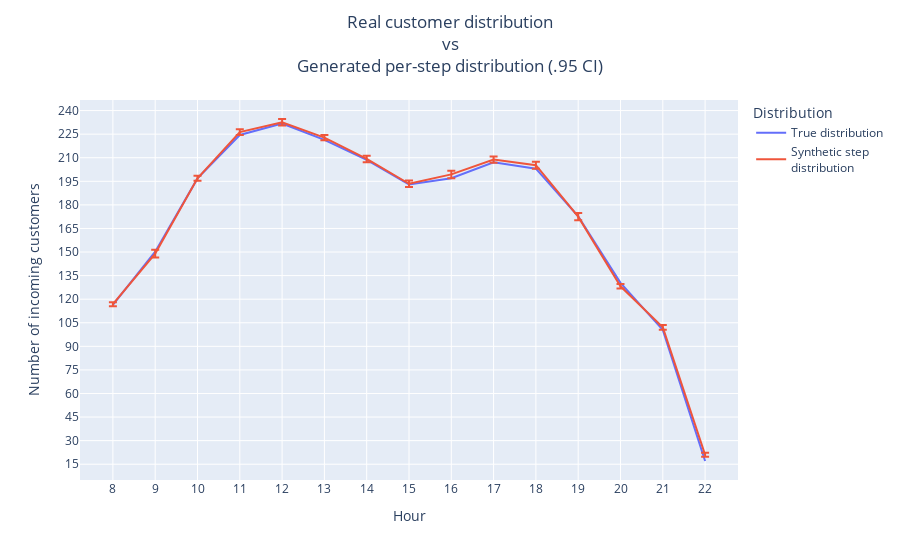

Notebook code for this chart:
### Code cell
sigma = SIGMA
n_runs = 30

df = read_input_customer_distribution()
df_step_out = generate_multiple_customers_dist(df, n_runs, sigma, steps_in_hour)
df_full = aggregate_runs(df_step_out, df)
fig = plot_distributions(df_full)
fig.write_image(join(OUTPUT_DIR, 'real_vs_synthetic_distribution.png'), scale=SCALE)
fig.show()

### Figure 1 — Plotly figure (JSON) as saved in the notebook; plotly's stock layout.template omitted (floating-point values rounded to 4 significant figures)
{"data": [{"mode": "lines", "name": "True distribution", "type": "scatter", "x": [8, 9, 10, 11, 12, 13, 14, 15, 16, 17, 18, 19, 20, 21, 22], "y": [116.4, 150.2, 196.9, 224.5, 231.8, 221.4, 208.6, 193.0, 197.0, 207.0, 203.0, 172.6, 130.4, 100.4, 17.05]}, {"error_y": {"array": [1.265, 2.434, 1.624, 1.803, 2.042, 1.69, 2.102, 2.049, 2.383, 1.961, 2.166, 2.242, 1.433, 1.519, 1.305], "arrayminus": [1.265, 2.434, 1.624, 1.803, 2.042, 1.69, 2.102, 2.049, 2.383, 1.961, 2.166, 2.242, 1.433, 1.519, 1.305], "symmetric": false, "type": "data"}, "mode": "lines", "name": "Synthetic step<br>distribution", "type": "scatter", "x": [8, 9, 10, 11, 12, 13, 14, 15, 16, 17, 18, 19, 20, 21, 22], "y": [116.8, 149.0, 196.9, 226.3, 232.6, 222.8, 209.2, 193.4, 199.4, 208.8, 205.2, 172.5, 128.2, 102.1, 21.0]}], "layout": {"legend": {"title": {"text": "Distribution"}}, "title": {"text": "Real customer distribution<br>vs<br>Generated per-step distribution (.95 CI)", "x": 0.5, "xanchor": "center", "y": 0.95, "yanchor": "top"}, "xaxis": {"dtick": 1, "tick0": 0, "tickmode": "linear", "title": {"text": "Hour"}}, "yaxis": {"dtick": 15, "tick0": 0, "tickmode": "linear", "title": {"text": "Number of incoming customers"}}}}
